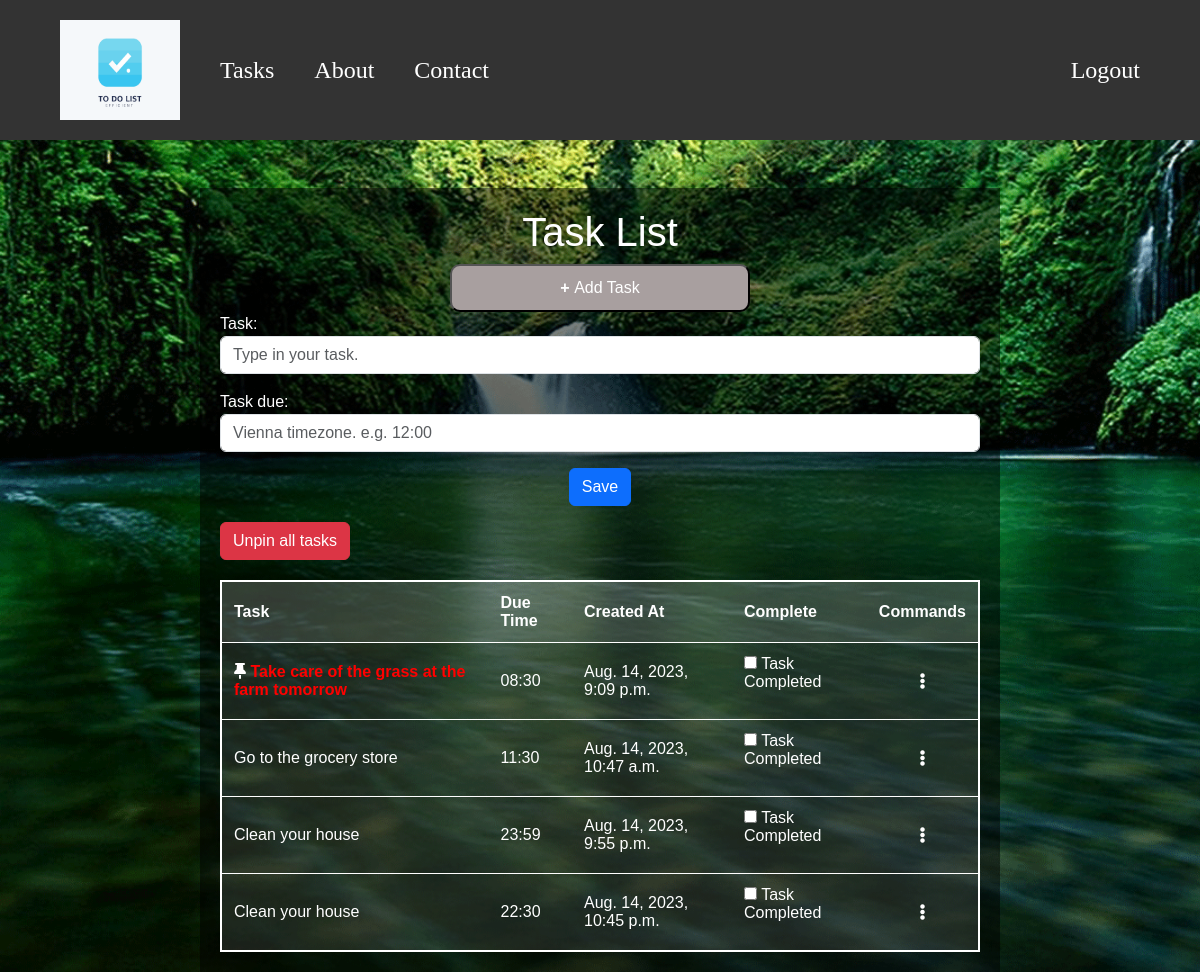
Before: /tasks_list/ (signed in) with the older database file.
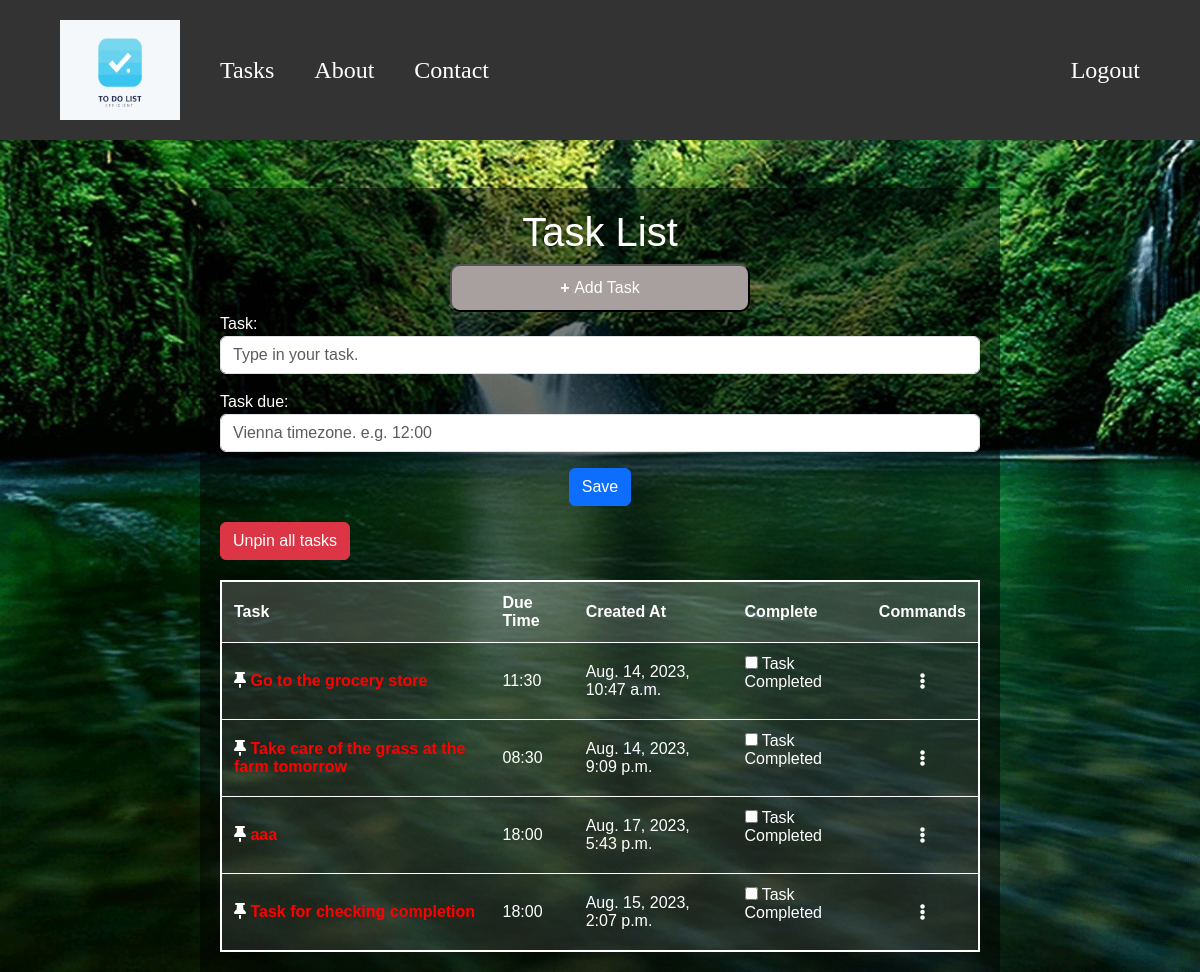
After: the same page with the newer database file.
### tdlist/models.py (models this page shows, shortened)
class Task(models.Model):
    user = models.ForeignKey(User, on_delete=models.CASCADE, null=True, blank=True)
    task = models.TextField(verbose_name="Task")
    task_due = models.TimeField(blank=True, null=True)
    created_at = models.DateTimeField(auto_now_add=True)
    pinned = models.BooleanField(default=False)
    complete = models.ForeignKey("TaskCompletion", on_delete=models.CASCADE, null=True)
    objects = TaskOrderManager()

class TaskCompletion(models.Model):
    task_name = models.OneToOneField(Task, on_delete=models.CASCADE, related_name='completion')
    task_completion = models.BooleanField(default=False)

### tdlist/views.py (the view, shortened to what this page needs)
# urls.py: path('tasks_list/', login_required(views.CreateTaskView.as_view()), name='tasks_list'),
class CreateTaskView(CreateView):
    model = Task
    template_name = 'tasks/task_list.html'
    form_class = CreateTaskForm
    success_url = reverse_lazy('tasks_list')
    def get_context_data(self, **kwargs):
        context = super().get_context_data(**kwargs)
        context['tasks'] = Task.objects.pinned_first_and_completed_last().filter(user=self.request.user)
        context['tasks_pinned'] = Task.objects.filter(pinned=True)
        return context

### tdlist/forms.py
class CreateTaskForm(forms.ModelForm):
    class Meta:
        model = Task
        fields = ('task', 'task_due', 'user')
        widgets = {
            'task': forms.TextInput(attrs={'class': 'form-control', 'placeholder':'Type in your task.'}),
            'user': forms.TextInput(attrs={'class':'form-control','id':'user','value':'', 'type':'hidden'}),
            'task_due': forms.TimeInput(attrs={'class':'form-control', 'placeholder':'Vienna timezone. e.g. 12:00'})
        }

### tdlist/models.py (called while the page is built)
    def pinned_first_and_completed_last(self):
        return self.get_queryset().order_by('-pinned', 'complete__task_completion')

### tdlist/templates/tasks/task_list.html (shortened to what this page needs)
{% extends 'base.html' %}
{% load static %}
{% block content %}
<head>
    <link rel="stylesheet" href="{% static 'css/tasks_list.css' %}">
</head>
<body>
    <br><br>
    <div class="container">
        <h1>Task List</h1>
        <div class="button-class">
        <button id="toggle-form-btn" class="add-task-button"><strong>+ </strong>Add Task</button>
        </div>
        <div id="create-form-container">
            <form method="POST" id="create-form">
                {{form.as_p}}
                <div class="button-class">
                <button type="submit" class="btn btn-primary">Save</button>
                </div>
            </form>
        </div>
            <table id="task-list">
                <thead>
                    <tr>
                        <th>Task</th>
                        <th>Due Time</th>
                        <th>Created At</th>
                        <th>Complete </th>
                        <th>Commands</th>
                    </tr>
                </thead>
                <tbody>
                    {% if tasks_pinned %}
                        <button id="unpin-all-tasks" class="btn btn-danger">Unpin all tasks</button>
                    {%endif%}
                        {% for task in tasks %}
                        <tr class="{% if completed_tasks %}completed{%endif%}">
                            <td data-task-id="{{ task.pk }}" class="pinned-icon">
                                {% if task.pinned %}
                                    <span><i class="fa-solid fa-thumbtack" ></i></span>
                                    <strong style="color: Red;">{{task.task}}</strong>
                                {%else%}
                                    {{task.task}}
                                {% endif %}
                            </td>
                            <td>{{ task.task_due|date:"H:i" }}</td>
                            <td>{{ task.created_at }}</td>
                            <td>
                                <form id="completion-form-{{ task.id }}" method="POST" action="{% url 'task_completion' task.pk %}">
                                    <label>
                                        <input type="checkbox" name="task_completion"
                                        >
                                        Task Completed
                                    </label>
                                </form>
                            </td>
                            <td>
                                <div class="dropdown" id="dropdown-menu" onclick="toggleDropdown(this)">
                                    <i class="fas fa-ellipsis-v"></i>
                                </div>
                            </td>
                        </tr>
                        {% endfor %}
                    </tbody>
                </table>
        </div>
</body>
</html>
{%endblock%}

Changed rows visible on the page:
removed Task: task "Clean your house", task_due "23:59", created_at "Aug. 14, 2023, 9:55 p.m."
removed Task: task "Clean your house", task_due "22:30", created_at "Aug. 14, 2023, 10:45 p.m."
changed Task "Go to the grocery store": pinned False → True (drawn); moves up the list
added Task: task "aaa", task_due "18:00", created_at "Aug. 17, 2023, 5:43 p.m."
added Task: task "Task for checking completion", task_due "18:00", created_at "Aug. 15, 2023, 2:07 p.m."
